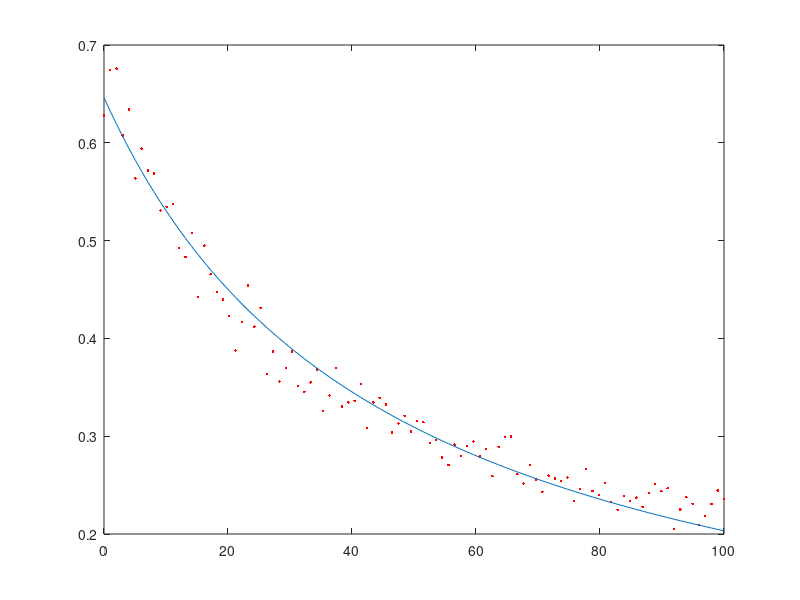

MATLAB code for this plot: (Note: this script raises an error after producing the figure.)
Ks = linspace(0.01, 100, 100);
load('fit_diffs.mat');

fits = real(fits);

fitfun = @(p)((p(1) + p(2).*Ks).^(-1) - fits');

fit_params = lsqnonlin(fitfun, [1, 1]);

plot(Ks, fits, 'r.');
hold on;
plot(Ks, fitfun(fit_params)+fits');

matlab2tikz('fitted_diffs.tikzdata');
